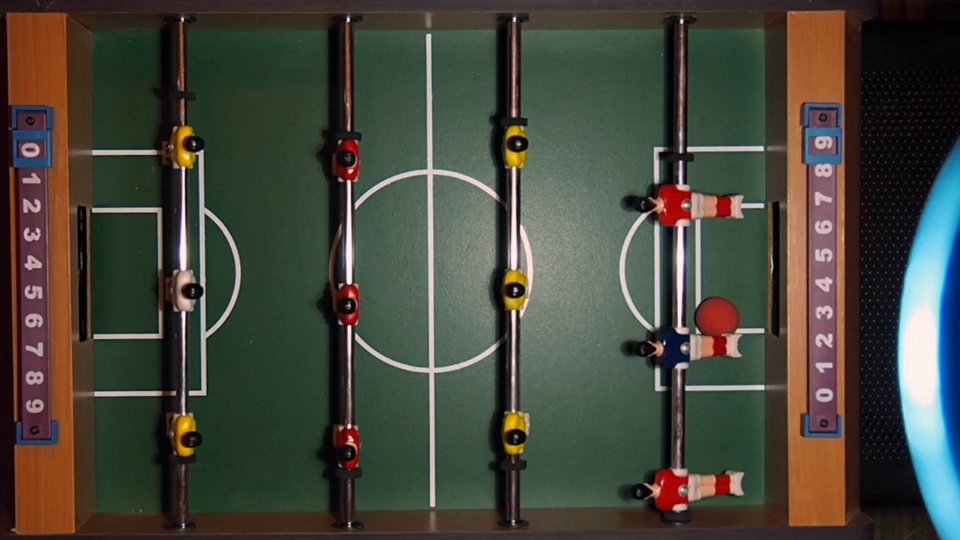
#> input picture Samples/hsv_test.jpg, 960 x 540 px
$ python -i process_ball.py   (imports and definitions only)   (older library calls are emulated)
#> lines starting #> are read from the running program, lines starting #| are printed output that depends on the picture; after the words box and inside, x2 and y2 are one past the last pixel; in counts of white or black regions, pixels touching at a corner belong together
### POV/drawer.py
import cv2
import numpy as np
import models


class Drawer:
    image = None
    window_name = None
    window_correction = (0, 90)

    def __init__(self, image, window_name="OUTPUT", code=None):
        """
        Drawer utility for drawing usual shapes
        :param image:
        :param window_name:
        :param code: should be the same code for cv2.cvtColor()
        """
        self.image = image
        if code is not None:
            self.convert(code)

        self.window_name = window_name

    # [14 lines left out: function draw_text, not called in this run]

    def draw_circle(self, center, radius, color=(0, 0, 255), thickness=2):
        cv2.circle(self.image, center, radius, color, thickness)
        return self

    def draw_contour(self, contour, color=(0, 255, 0), thickness=2):
        cv2.drawContours(self.image, contour, -1, color, thickness)
        return self

    def draw_rect(self, points, color=(0, 0, 255), thickness=1):
        cv2.rectangle(self.image, tuple(points[0]), tuple(points[1]), color, thickness)
        return self

    def draw_marker(self, point: tuple, color=(255, 0, 0)):
        cv2.drawMarker(self.image, point, color)
        return self

    # [8 lines left out: function draw_model, not called in this run]

    def draw_line(self, point1, point2, color=(255, 255, 0), thickness=1):
        cv2.line(self.image, point1, point2, color, thickness)
        return self

    def show(self):
        cv2.imshow(self.window_name, self.image)

    def convert(self, code):
        self.image = cv2.cvtColor(self.image, code)
        return self

### POV/process_ball.py
import cv2
import numpy as np
import models
from drawer import Drawer

DEBUG = False


class ProcessBall:
    BALL_TEMPLATE_SIZE = 20
    MIN_CONTOUR_SIZE = 10
    MIN_CONTOUR_RADIUS = 7

    ball_template = None

    ball_hsv_color = np.array([121, 193, 164])
    ball_low_corr = np.array([50, 50, 50])  # TODO maybe tweak the corrections
    ball_up_corr = np.array([20, 20, 20])

    def check_keyboard(self):
        ch = 0xFF & cv2.waitKey(1)
        if ch == ord('i'):
            self.ball_low_corr += np.ones([3], dtype=np.int_)
        elif ch == ord('k'):
            self.ball_low_corr -= np.ones([3], dtype=np.int_)
        elif ch == ord('o'):
            self.ball_up_corr += np.ones([3], dtype=np.int_)
        elif ch == ord('l'):
            self.ball_up_corr -= np.ones([3], dtype=np.int_)

    def setup_template(self):
        template = np.zeros([2 * self.BALL_TEMPLATE_SIZE, 2 * self.BALL_TEMPLATE_SIZE], np.uint8)
        cv2.circle(template, (self.BALL_TEMPLATE_SIZE, self.BALL_TEMPLATE_SIZE), self.BALL_TEMPLATE_SIZE,
                   (255, 255, 255), -1)
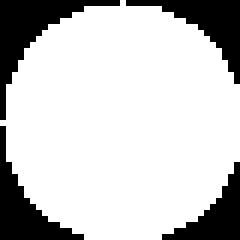
#> template: shape (40, 40) (shown 6 times larger); 78.4% white; 4 black regions
        im2, circle_contours, hierarchy = cv2.findContours(template, cv2.RETR_TREE, cv2.CHAIN_APPROX_NONE)
        self.ball_template = circle_contours[0]
#> (key Esc is pressed here)

    def __init__(self):
        self.setup_template()

    def _check_ball_color_from_center(self, hsv):
        """
        For debug checking HSV color from "center" of playground
        :param hsv:
        :return:
        """
        center = (350, 230)
        cv2.circle(hsv, center, 5, (255, 0, 0), 2)
        cv2.putText(hsv, str(hsv[center[1], center[0]]), (200, 200), cv2.QT_FONT_BLACK, 0.5, (0, 0, 255))
        cv2.imshow("img", hsv)
        print(hsv[center[1], center[0]])

    def _prepare_image(self, image):
        hsv = cv2.cvtColor(image.copy(), cv2.COLOR_RGB2HSV)
#> hsv: shape (540, 960, 3); mean H, S, V 66.5, 94.3, 84.2
        hsv = cv2.medianBlur(hsv, 5)
#> hsv: shape (540, 960, 3); mean H, S, V 66.2, 93.5, 84
        return hsv

    def _get_threshold_mask(self, hsv):
        color_lower = self.ball_hsv_color - self.ball_low_corr
        color_upper = self.ball_hsv_color + self.ball_up_corr

        mask = cv2.inRange(hsv, color_lower, color_upper)
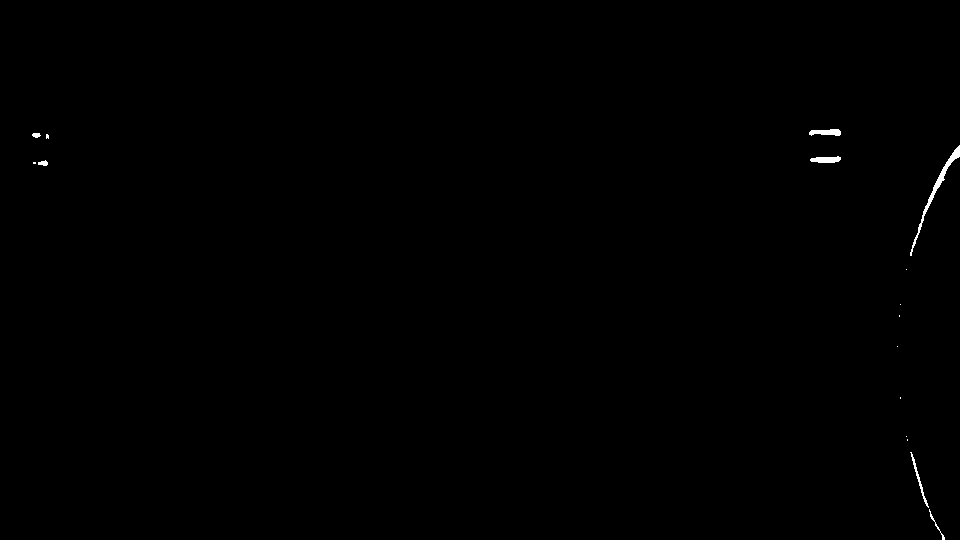
#> mask: shape (540, 960); 0.21% white; 16 white regions (9 under 20 px), largest, box (x1, y1, x2, y2) and area: (910, 145, 960, 256) 451, (809, 129, 841, 136) 164, (810, 156, 841, 163) 163
        mask = cv2.morphologyEx(mask, cv2.MORPH_OPEN, None, iterations=3)  # erode->dilate
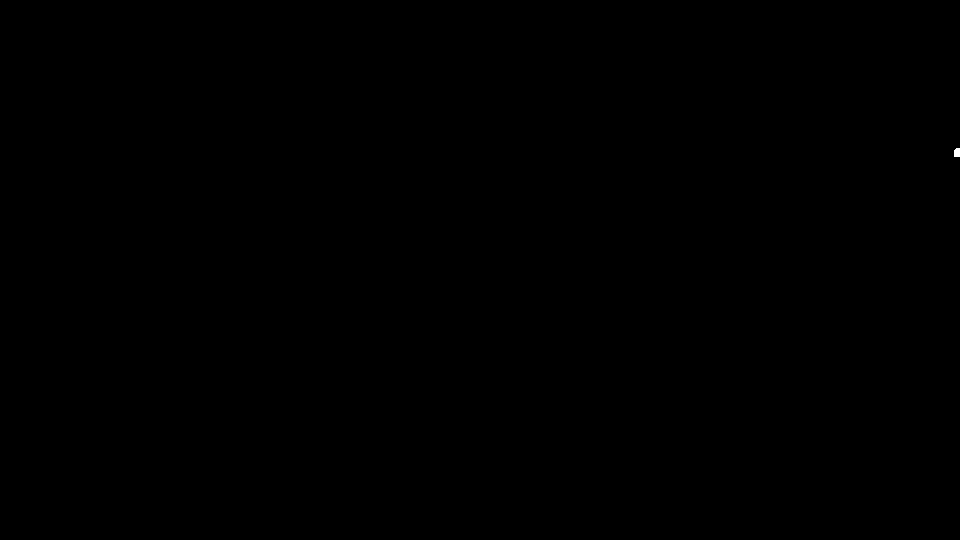
#> mask: shape (540, 960); 0.01% white; 1 white region, box (x1, y1, x2, y2) and area: (954, 148, 960, 157) 51

        return mask

    def detect(self, image):
        self.check_keyboard()

        hsv = self._prepare_image(image)
        mask = self._get_threshold_mask(hsv)
        mask_visual = Drawer(mask, "Mask", cv2.COLOR_GRAY2RGB)
#> in convert, `self.image = cv2.cvtColor(self.image, code)`: self.image: shape (540, 960, 3); 0.01% white; 1 white region

        if DEBUG:
            mask_visual.draw_text(str(self.ball_low_corr) + "|" + str(self.ball_up_corr))

        best_circle = self._get_best_circle(mask, mask_visual)

        ball = models.Ball((-1, -1), 0)
        if best_circle is not None:
            ball = models.Ball(best_circle[0], best_circle[1])

        if DEBUG:
            mask_visual \
                .draw_model(ball) \
                .show()

        return ball

    def _get_best_circle(self, mask, mask_visual):
        min_match_error = np.inf
        best_circle = None

        im2, contours, hierarchy = cv2.findContours(mask, cv2.RETR_TREE, cv2.CHAIN_APPROX_NONE)
#> contours = 1 contour; box (x1, y1, x2, y2) and area: (954, 148, 960, 157) 38
        for cnt in contours:
            if DEBUG:
                mask_visual.draw_contour(cnt)

            if cnt.size < self.MIN_CONTOUR_SIZE:
                continue

            if DEBUG:
                mask_visual.draw_contour(cnt, (255, 0, 0))

            (x, y), radius = cv2.minEnclosingCircle(cnt)
            if radius < self.MIN_CONTOUR_RADIUS:
                continue

            center = (int(x), int(y))
            radius = int(radius)

            if DEBUG:
                mask_visual.draw_circle(center, radius)

            if len(contours) > 1:
                ret = cv2.matchShapes(cnt, self.ball_template, 1, 0.0)
                if ret < min_match_error:
                    min_match_error = ret
                    best_circle = (center, radius)
            else:
                best_circle = (center, radius)
#> this loop made 1 pass
#> (x, y, radius) on pass 1: (956.5, 152, 4.72)
#> after the loop, min_match_error = inf

        return best_circle

>>> import cv2
>>> picture = cv2.cvtColor(cv2.imread('../Samples/hsv_test.jpg'), cv2.COLOR_BGR2RGB)
#> (the run stopped early here; a loop or call above may not have finished)
